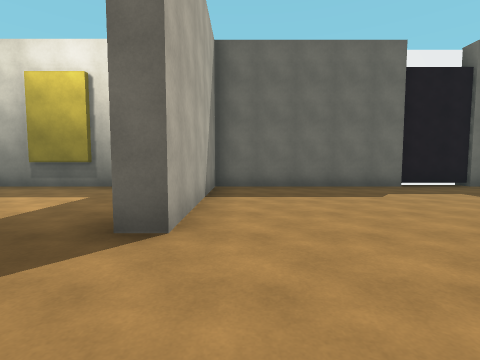
View 1 (above)

16 first-person views from a walk through a Unity game level. The camera is 1.3 m above the floor, tilts 4° down and sees 85° across. The floor is counted in squares, 2 m on a side. Each view is taken from the middle of a square. On the plan, view 1 faces up. The plan holds only what a view shows up to about 9 squares ahead; the rest is blank. The place goes on beyond the plan. The player character is not drawn. Door leaves are left out, so doorways stand open. Surface patterns are stand-ins for the level's own textures.

View 2
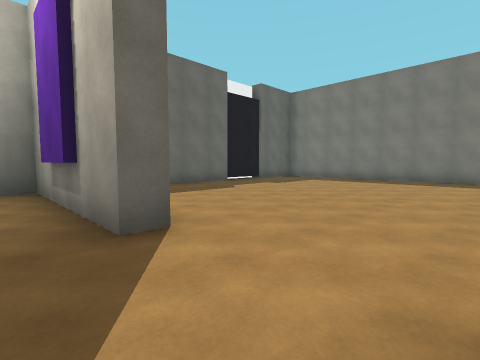

View 3
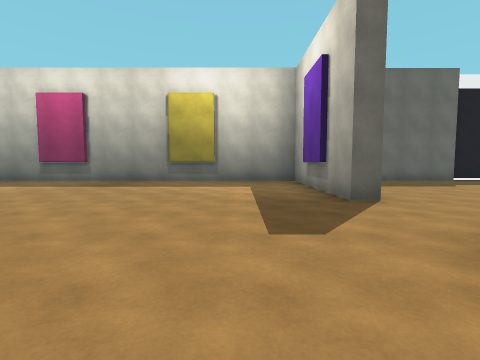

View 4
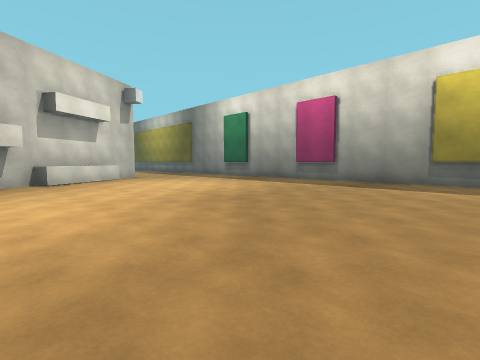

View 5
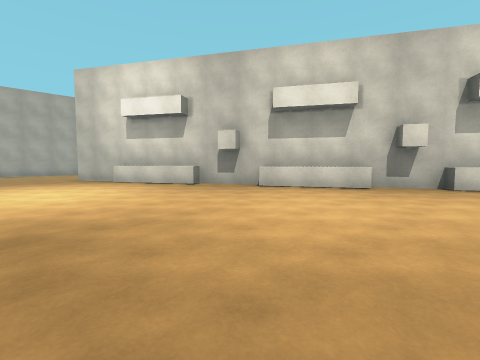

View 6
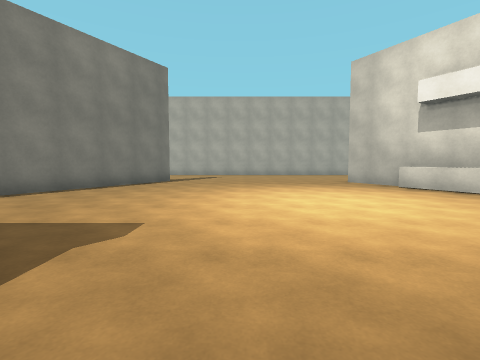

View 7
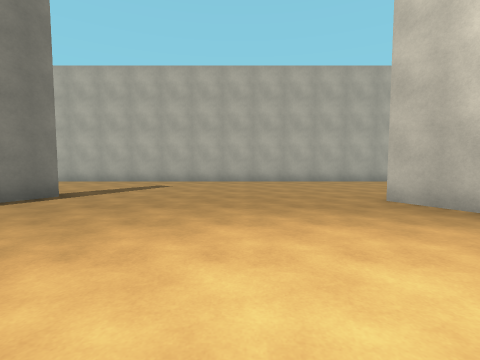

View 8
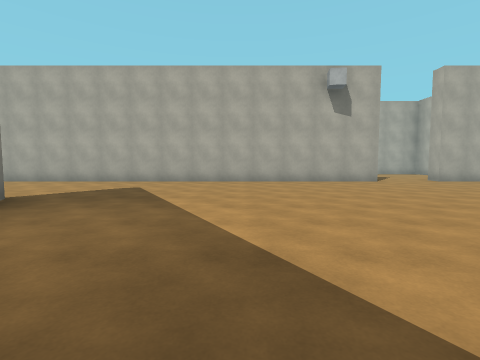

View 9
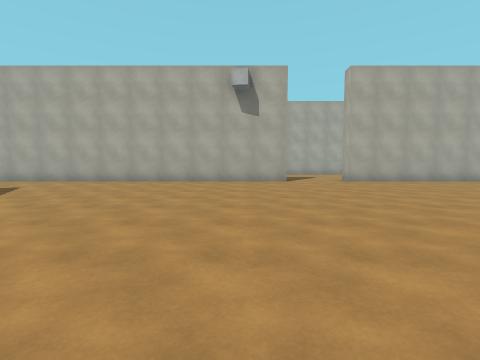

View 10
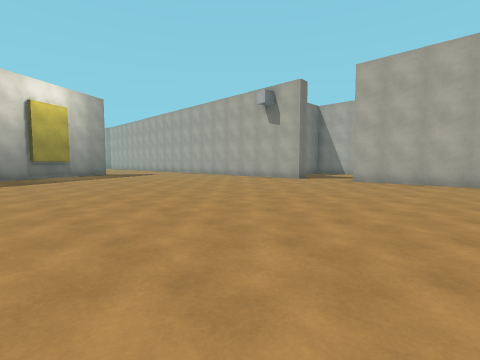

View 11
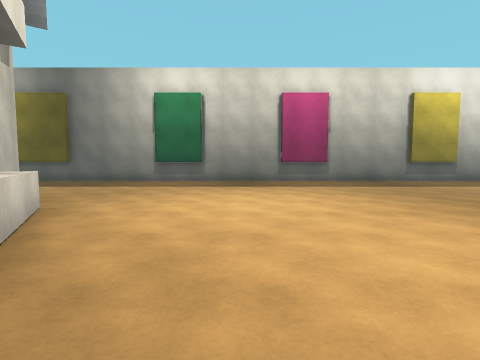

View 12
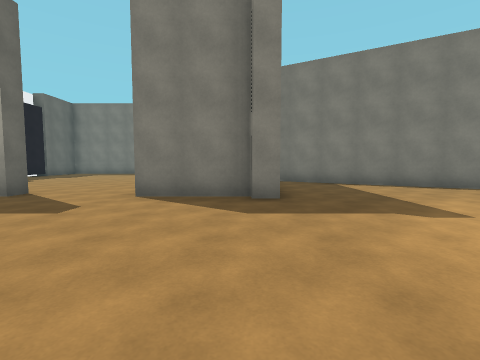

View 13
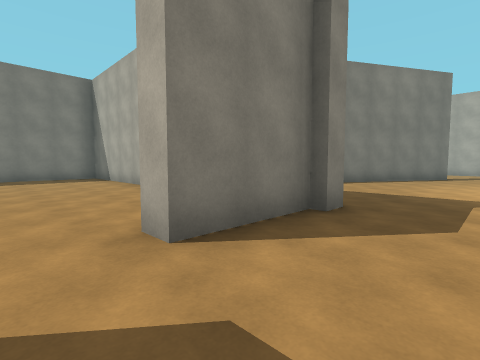

View 14
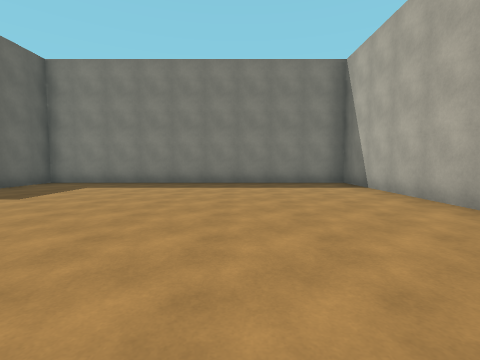

View 15
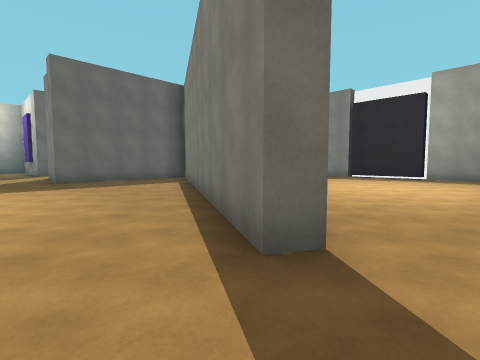

View 16
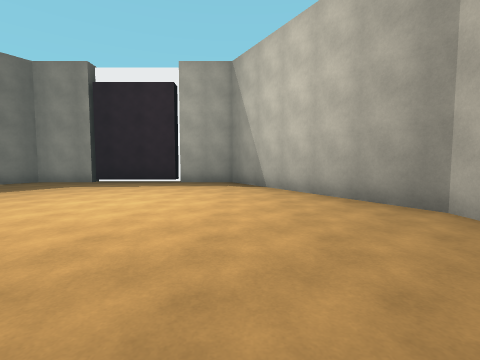

### Floor plan
Points are (right, up) in squares from view 1. A wall is a line through its corners. A room is listed if a view was taken in it or the views show most of it. See-through windows are left out.
Room 1 (views 1, 14)
walls: (3.4, -2.2) (8.1, -2.2) (8.1, 6.8) (-0.6, 6.8) (-0.6, 2.3)
ways out: open door at (-1, 1) to room 2
Room 2 (views 2, 3, 4, 5, 6, 7, 8, 9, 10, 11, 12, 13, 15, 16)
walls: (-1.2, -2.2) (-1.2, -0.1); (-15, 2.7) (-7.4, -10.3); (0.5, -2.7) (-1.4, -2.7) (-1.4, -2.1); (-1.1, -11.2) (-1.6, -10.9) (2.7, -3.3); (-1.2, 2.3) (-1.2, 6.8) (-18.5, 6.8); (-16.6, -14.6) (1, -14.6); (2.8, -14.6) (3.3, -14.6) (8.3, -11.8) (8.3, -10.1); (-22.5, -14.6) (-18.6, -14.6); (8.3, -7.4) (8.3, -5.6) (7.4, -5.2); (8.8, -10) (8.1, -10) (8.1, -7.4)
low walls: (-9.3, -6.2) (-7.9, -8.6); (-11.6, -2.1) (-10.2, -4.6); (-13.8, 1.7) (-12.4, -0.7)
ways out: open door at (-1, 1) to room 1; open door at (-17.5, -15)

Positions as (right, up) in squares from view 1, and headings:
1: (0, 0), facing up
2: (-2, 0), facing up-right
3: (-3, -2), facing up
4: (-4, -2), facing up-left
5: (-5, 0), facing down-left
6: (-4, -2), facing down
7: (-5, -6), facing down
8: (-12, -6), facing down
9: (-15, -6), facing down
10: (-22, -6), facing down-right
11: (-11, -2), facing up
12: (-6, -2), facing right
13: (-3, 1), facing down-right
14: (0, 1), facing right
15: (-3, -12), facing up-right
16: (0, -12), facing right
